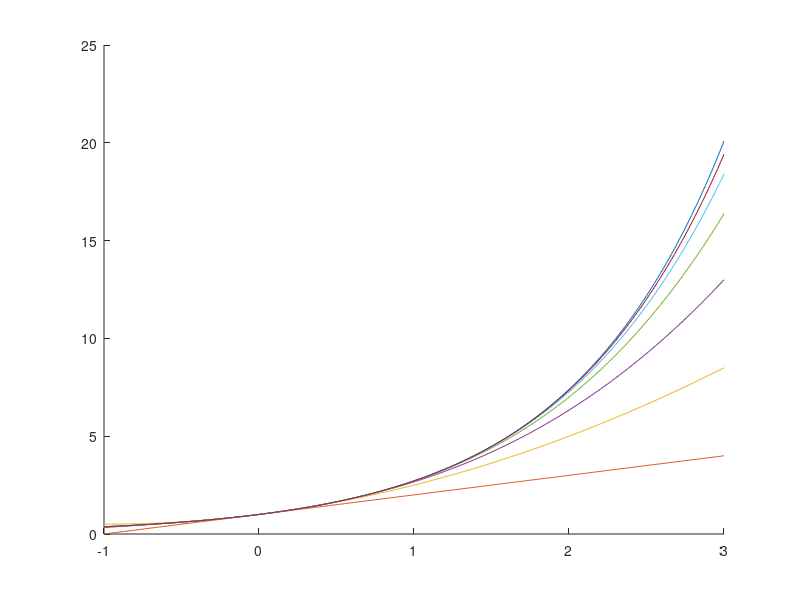

MATLAB code for this plot:
x = -1 : 0.01 : 3;

function p = P(n, x)
  p = 0;

  for k = 0:n
    p = p + x .^ k / factorial(k);
  end
end

hold on;
plot(x, exp(x));

for n = 1:6
  plot(x, P(n, x));
end

hold off;
pause();
